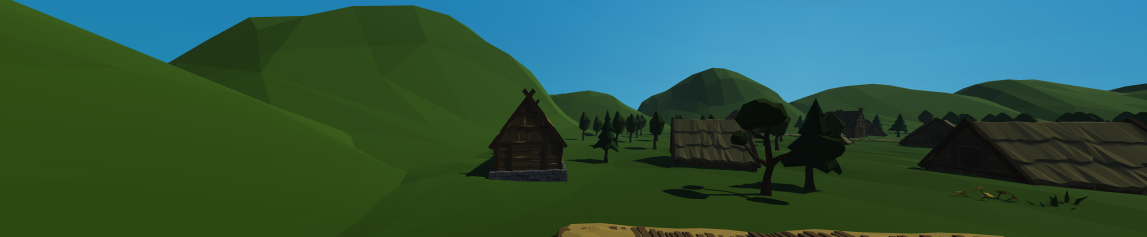
#> input picture public/CompensationAnalysis/capture1_001.png, 3440 x 710 px (shown at 1/3 size)
$ python ComputeOpenCV.py   (older library calls are emulated)
#> lines starting #> are read from the running program, lines starting #| are printed output that depends on the picture
import cv2
import numpy as np
import matplotlib.pyplot as plt

# ========== 1. 读取两张图像 ==========
# 把这里改成你的实际路径
img1_path = "capture1_001.png"
img2_path = "capture1_061.png"

# 以 BGR 读入
img1 = cv2.imread(img1_path)
#> img1 is the input picture: shape (710, 3440, 3); mean B, G, R 65.8, 85.3, 45.8
img2 = cv2.imread(img2_path)
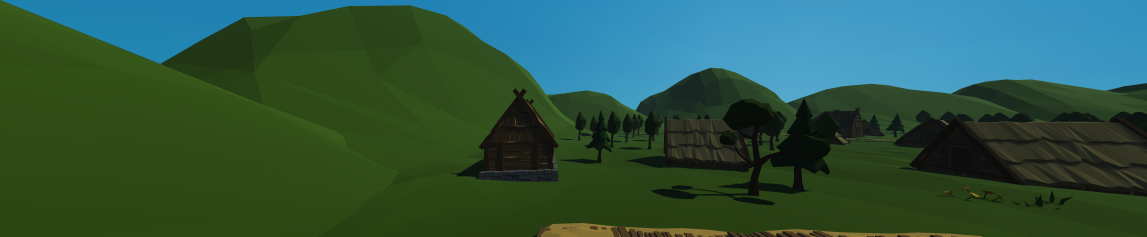
#> input picture public/CompensationAnalysis/capture1_061.png, 3440 x 710 px (shown at 1/3 size)
#> img2 is the input picture: shape (710, 3440, 3); mean B, G, R 66.2, 85.3, 45.7

if img1 is None or img2 is None:
    raise RuntimeError("图像读取失败，请检查路径和文件名。")

if img1.shape != img2.shape:
    raise RuntimeError("两张图像尺寸不一样，无法直接混合。")

h, w, _ = img1.shape
#> h = 710; w = 3440
print("Image size:", w, "x", h)
#| Image size: 3440 x 710

# 转为 float32，归一化到 0~1
img1_f = img1.astype(np.float32) / 255.0
img2_f = img2.astype(np.float32) / 255.0

# ========== 2. 设定 ROI（树干所在区域） ==========
# 请根据实际树的位置调整这几个值：
# x0, y0: ROI 左上角坐标
# roi_w, roi_h: ROI 宽和高
x0 = 1364  # 例子值：你要根据自己的图调整
y0 = 252
roi_w = 333
roi_h = 305

# 确保 ROI 在图像范围内
x0 = max(0, min(x0, w-1))
#> x0 = 1364
y0 = max(0, min(y0, h-1))
#> y0 = 252
roi_w = min(roi_w, w - x0)
#> roi_w = 333
roi_h = min(roi_h, h - y0)
#> roi_h = 305
print("ROI:", x0, y0, roi_w, roi_h)
#| ROI: 1364 252 333 305

# ========== 3. 对一系列 alpha 计算“树干位置” ==========
alphas = np.linspace(0.0, 1.0, 21)  # 21 个点，从 0 到 1，每隔 0.05
x_positions = []

for alpha in alphas:
    # 3.1 混合图像
    blend = (1.0 - alpha) * img1_f + alpha * img2_f

    # 3.2 取 ROI
    roi = blend[y0:y0+roi_h, x0:x0+roi_w, :]

    # 3.3 转灰度
    roi_gray = cv2.cvtColor(roi, cv2.COLOR_BGR2GRAY)

    # 3.4 Sobel 求水平梯度 gx
    #   dx=1, dy=0 表示对 x 求导；ksize=3 表示 3x3 卷积核
    gx = cv2.Sobel(roi_gray, cv2.CV_32F, 1, 0, ksize=3)
    mgx = np.abs(gx)

    # 3.5 沿 y 方向把每一列的梯度强度累加，得到 1D profile
    #    profile[x] 越大，说明这一列有越强的竖直边缘
    profile = mgx.sum(axis=0)  # shape: (roi_w,)

    # 3.6 找到 profile 的最大值位置（树干边缘）
    x_peak_local = int(np.argmax(profile))  # ROI 内的 x 索引
    x_peak_global = x0 + x_peak_local      # 转为整图坐标

    x_positions.append(x_peak_global)

    print(f"alpha={alpha:.2f}, x_local={x_peak_local}, x_global={x_peak_global}")
#> this loop made 21 passes
#> (x_peak_local, x_peak_global) on passes 1 to 12: (212, 1576), (212, 1576), (212, 1576), (212, 1576), (212, 1576), (212, 1576), (212, 1576), (212, 1576), (212, 1576), (212, 1576), (212, 1576), (184, 1548)
#| alpha=0.00, x_local=212, x_global=1576
#| alpha=0.05, x_local=212, x_global=1576
#| alpha=0.10, x_local=212, x_global=1576
#| alpha=0.15, x_local=212, x_global=1576
#| alpha=0.20, x_local=212, x_global=1576
#| alpha=0.25, x_local=212, x_global=1576
#| alpha=0.30, x_local=212, x_global=1576
#| alpha=0.35, x_local=212, x_global=1576
#> (further printed lines are left out)
#> pass 1, `roi = blend[y0:y0+roi_h, x0:x0+roi_w, :]`:
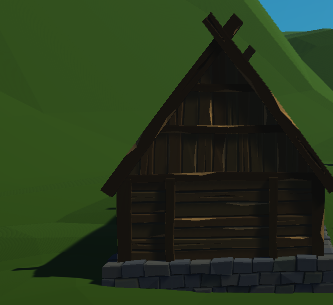
#> roi: shape (305, 333, 3) float32; mean B, G, R 0.11, 0.218, 0.15
#> pass 1, `gx = cv2.Sobel(roi_gray, cv2.CV_32F, 1, 0, ksize=3)`:
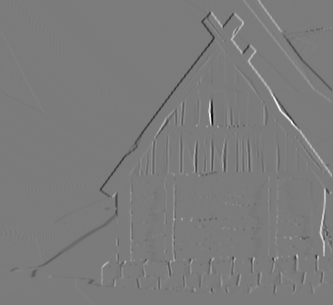
#> gx: shape (305, 333) float32; min -1.39, max 1.47, mean -3.21e-06; drawn with min black and max white
#> pass 1, `mgx = np.abs(gx)`:
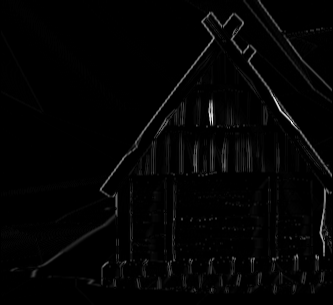
#> mgx: shape (305, 333) float32; min 0, max 1.47, mean 0.0253; drawn with min black and max white
#> after the loop:
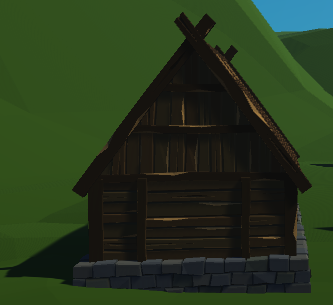
#> roi: shape (305, 333, 3) float32; mean B, G, R 0.112, 0.216, 0.15
#> after the loop:
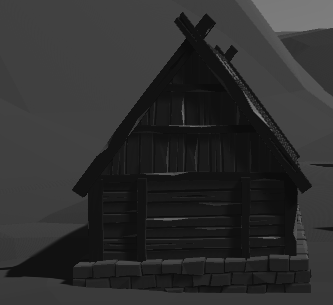
#> roi_gray: shape (305, 333) float32; min 0.0439, max 0.495, mean 0.185
#> after the loop, x_positions = [1576, 1576, 1576, 1576, 1576, 1576, 1576, 1576, 1576, 1576, 1576, 1548, 1548, 1548, 1548, 1548, 1548, 1548, 1548, 1548, 1548]

x_positions = np.array(x_positions)
#> x_positions = 21 values, max 1576 at index 0, min 1548 at index 11, mean 1562.7

# ========== 4. 画出 alpha vs x_position 的曲线 ==========
plt.figure(figsize=(6, 4))
plt.plot(alphas, x_positions, marker='o')
plt.xlabel("alpha (luminance blend ratio)")
plt.ylabel("tree edge X position (pixels)")
plt.title("Perceived tree position vs alpha")
plt.grid(True)
plt.tight_layout()
plt.show()
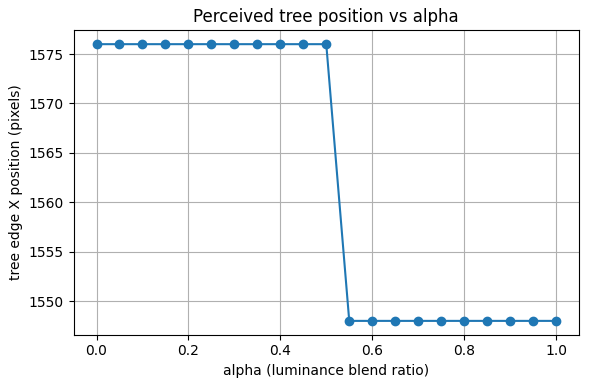
#> figure drawn by matplotlib, 1 panel; curve peaks at x = 0, y = 1576

# 如果你想保存数据：
out = np.stack([alphas, x_positions], axis=1)
#> out = 21 rows, first 8: [0, 1576], [0.05, 1576], [0.1, 1576], [0.15, 1576], [0.2, 1576], [0.25, 1576], [0.3, 1576], [0.35, 1576]
np.savetxt("tree_position_vs_alpha.csv", out, delimiter=",", header="alpha,x_position", comments='')
print("保存到 tree_position_vs_alpha.csv")
